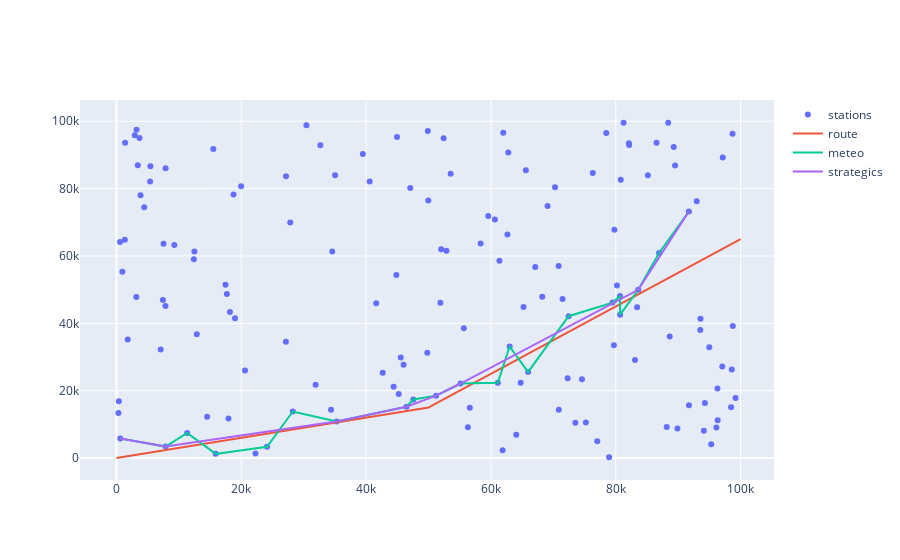

The cell this chart's notebook holds for it:
### Code cell
fig = go.Figure()

# Add traces
fig.add_trace(go.Scatter(x=stations[:,0], y=stations[:,1],
                    mode='markers',
                    name='stations'))
fig.add_trace(go.Scatter(x=plane_route[:,0], y=plane_route[:,1],
                    mode='lines',
                    name='route'))
fig.add_trace(go.Scatter(x=path[:,0], y=path[:,1],
                    mode='lines',
                    name='meteo'))
fig.add_trace(go.Scatter(x=strategics_np[:,0], y=strategics_np[:,1],
                    mode='lines',
                    name='strategics'))
